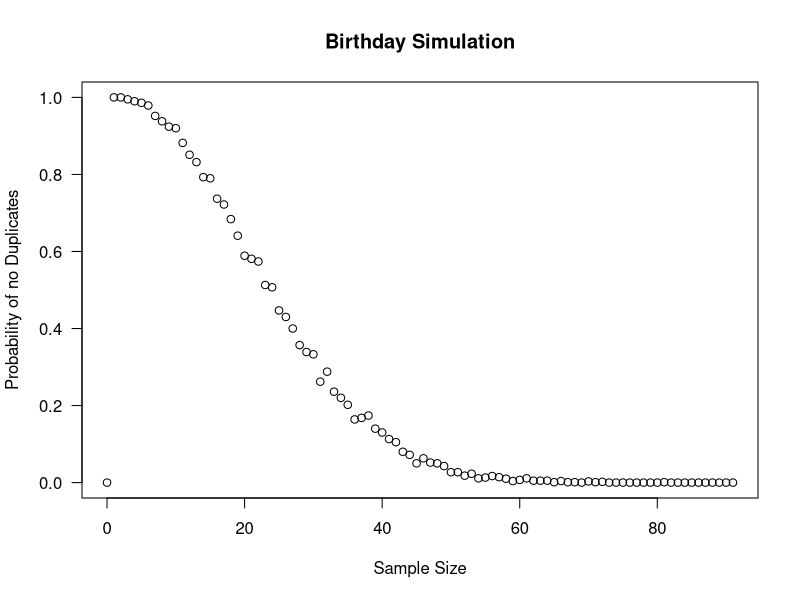

Write R code to recreate this figure.
# Random Birthday Simulation
# What is the probability that NONE of the N people in a room shares a birthday?

N <- 0
samples <- 0;
prob.nodub <-0;

for(j in 10:100){
    counting.no.dups <- 0;
    test <- for(i in 1:1000){
    bdays <- sample(seq(as.Date('1990/01/01'), as.Date('1990/12/31'), by="day"), N, replace=T)
    dups <- duplicated(bdays, incomparables = FALSE) #returns duplicates
    ch <-length(which(dups == TRUE)) #returns number of duplicates
    if(ch==0){ #if there are no dupicates the variable is incremented by one
      counting.no.dups <- counting.no.dups +1
    }
    fine <- (counting.no.dups/1000) 
    }
 print(N)
 print(fine)
 N <- N + 1
 samples[[j]] <- N #variables are stored consecutively
 prob.nodub[[j]] <- fine

}

plot(samples,prob.nodub, main="Birthday Simulation", xlab = "Sample Size", ylab = "Probability of no Duplicates", las =1,ylim = 0:1)




